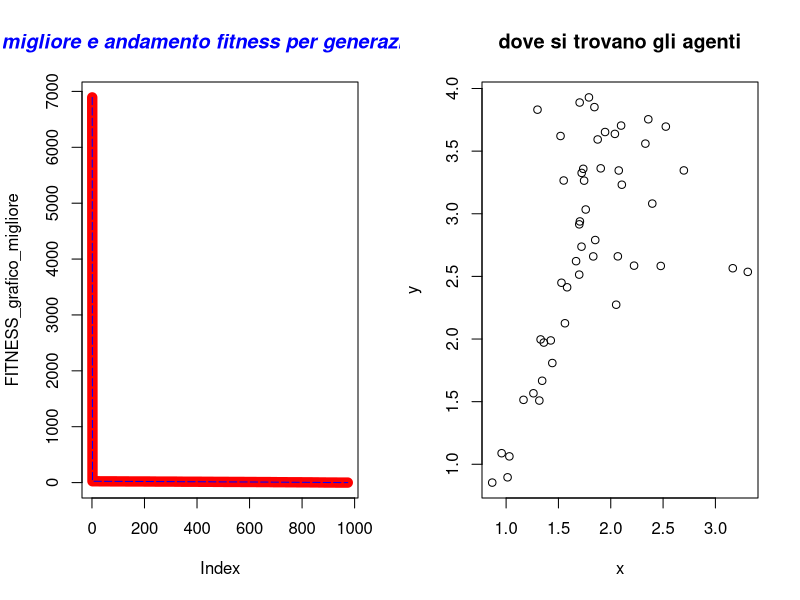

Recreate this plot in R.
#  Author Nicola Bernabè ver 1.0 8/11/2021
# the implemented version of the GA refers to the following Journal: 
#

controllo_intervallo<-function(x,y,ub,lb){
    #message(x," ",y," ",ub," ",lb)
    if(x>ub[1]){
        x<-ub[1]
    }
    if(x<lb[1]){
        x<-lb[1]
    }
    if(y>ub[2]){
        y<-ub[2]
    }
    if(y<lb[2]){
        y<-lb[2]
    }

    return (c(x,y))
}

#prendo 2 individui che saranno i genitori presi casualmente dalla popolazione
aggiornamento_posizione<-function(Sciame,MAX_DIMENSION_Sciame,particelle_1_2_indici,gamma_parametro,alpha,ub,lb,beta_0,BEST_FITNESS,b_0,MAX_UNKNOWNS,FUNZIONE_COSTO,min_max){
 
    #Sciame[3,particelle_1_2_indici[1]]<-FUNZIONE_COSTO(Sciame[1,particelle_1_2_indici[1]],Sciame[2,particelle_1_2_indici[1]])
    if(Sciame[3,particelle_1_2_indici[1]]>Sciame[3,particelle_1_2_indici[2]] && min_max==-1){
        x<-(Sciame[1,particelle_1_2_indici[2]]-Sciame[1,particelle_1_2_indici[1]])^2
        y<-(Sciame[1,particelle_1_2_indici[2]]-Sciame[2,particelle_1_2_indici[1]])^2
        r<-x+y#non faccio la radice perchè dopo devo fare un quadrato e quindi è inutile calcolare
        #beta_0<-1
        beta<-(beta_0-b_0)*exp(-gamma_parametro*r)+b_0
        #stemps<-alpha*(runif(1, 0,MAX_DIMENSION_Sciame,)-0.5)#*scale
        stemps_x<-alpha*(runif(1, 0,MAX_UNKNOWNS)-0.5)
        stemps_y<-alpha*(runif(1, 0,MAX_UNKNOWNS)-0.5)
        Sciame[1,particelle_1_2_indici[1]]<-(1-beta)*Sciame[1,particelle_1_2_indici[1]]+beta*Sciame[1,particelle_1_2_indici[2]]+stemps_x
        Sciame[2,particelle_1_2_indici[1]]<-(1-beta)*Sciame[2,particelle_1_2_indici[1]]+beta*Sciame[2,particelle_1_2_indici[2]]+stemps_y
        #message("prima beta ",beta," steps ",stemps," "," alpha ",alpha," ",Sciame[1,particelle_1_2_indici[1]]," ",Sciame[2,particelle_1_2_indici[1]]," ",Sciame[3,particelle_1_2_indici[1]])
        x1y1<-controllo_intervallo(Sciame[1,particelle_1_2_indici[1]],Sciame[2,particelle_1_2_indici[1]],ub,lb)
        Sciame[1,particelle_1_2_indici[1]]<-x1y1[1]
        Sciame[2,particelle_1_2_indici[1]]<-x1y1[2]
        Sciame[3,particelle_1_2_indici[1]]<-FUNZIONE_COSTO(x1y1[1],x1y1[2])
        #message("dopo beta ",beta," steps ",stemps," "," alpha ",alpha," ",Sciame[1,particelle_1_2_indici[1]]," ",Sciame[2,particelle_1_2_indici[1]]," ",Sciame[3,particelle_1_2_indici[1]])
    }else if(Sciame[3,particelle_1_2_indici[1]]<Sciame[3,particelle_1_2_indici[2]] && min_max==1){
        x<-(Sciame[1,particelle_1_2_indici[2]]-Sciame[1,particelle_1_2_indici[1]])^2
        y<-(Sciame[1,particelle_1_2_indici[2]]-Sciame[2,particelle_1_2_indici[1]])^2
        r<-x+y#non faccio la radice perchè dopo devo fare un quadrato e quindi è inutile calcolare
        #beta_0<-1
        beta<-(beta_0-b_0)*exp(-gamma_parametro*r)+b_0
        #stemps<-alpha*(runif(1, 0,MAX_DIMENSION_Sciame,)-0.5)#*scale
        stemps_x<-alpha*(runif(1, 0,MAX_UNKNOWNS)-0.5)
        stemps_y<-alpha*(runif(1, 0,MAX_UNKNOWNS)-0.5)
        Sciame[1,particelle_1_2_indici[1]]<-(1-beta)*Sciame[1,particelle_1_2_indici[1]]+beta*Sciame[1,particelle_1_2_indici[2]]+stemps_x
        Sciame[2,particelle_1_2_indici[1]]<-(1-beta)*Sciame[2,particelle_1_2_indici[1]]+beta*Sciame[2,particelle_1_2_indici[2]]+stemps_y
        #message("prima beta ",beta," steps ",stemps," "," alpha ",alpha," ",Sciame[1,particelle_1_2_indici[1]]," ",Sciame[2,particelle_1_2_indici[1]]," ",Sciame[3,particelle_1_2_indici[1]])
        x1y1<-controllo_intervallo(Sciame[1,particelle_1_2_indici[1]],Sciame[2,particelle_1_2_indici[1]],ub,lb)
        Sciame[1,particelle_1_2_indici[1]]<-x1y1[1]
        Sciame[2,particelle_1_2_indici[1]]<-x1y1[2]
        Sciame[3,particelle_1_2_indici[1]]<-FUNZIONE_COSTO(x1y1[1],x1y1[2])
    }
    
    
    


    
    
    #print(rand)
    return(Sciame)
}

#aggiorni migliore fitness
aggiorna_fitness<-function(BEST_FITNESS,Migliore_fitness_generazione){
            BEST_FITNESS[1]<-Migliore_fitness_generazione[1]
            BEST_FITNESS[2]<-Migliore_fitness_generazione[2]
            BEST_FITNESS[3]<-Migliore_fitness_generazione[3]
            #BEST_FITNESS[4]<-Migliore_fitness_generazione[4]
    return(BEST_FITNESS)


}

#scorro su tutti gli individui e cerco il fitneess migliore
controllo_migliore_fitness<-function(Sciame,min_max){
    BEST_FITNESS<-c(Sciame[1,1],Sciame[2,1],Sciame[3,1])
    for(i in 2:dim(Sciame)[2]) {
        #message("controllo best ",BEST_FITNESS[3]," ",Sciame[7,i])


        if(BEST_FITNESS[3]>Sciame[3,i] && min_max==-1){#ricordo che la riga 8 è fitness corrente
            BEST_FITNESS[1]<-Sciame[1,i]#x 
            BEST_FITNESS[2]<-Sciame[2,i]#y 
            BEST_FITNESS[3]<-Sciame[3,i]#fitess corrente

        }else if(BEST_FITNESS[3]<Sciame[3,i]  && min_max==1){
            BEST_FITNESS[1]<-Sciame[1,i]#x corrente
            BEST_FITNESS[2]<-Sciame[2,i]#y corrente
            BEST_FITNESS[3]<-Sciame[3,i]#fitess corrente
        }







       


    }
    return(c(BEST_FITNESS[1],BEST_FITNESS[2],BEST_FITNESS[3]))
}
#inizializzo la matrice
inizializzazione<-function(ub, lb,MAX_UNKNOWNS,MAX_DIMENSION_Sciame,FUNZIONE_COSTO){
    Sciame<-matrix(1:1,nrow <- (MAX_UNKNOWNS)+1, ncol <- MAX_DIMENSION_Sciame)#oltre alla x e y ci aggiungo le 2 velocità, poi anche le x e y migliori della particella anche la fitness migliore della particella e quella corrente
    numero_casuale_x<-1
    numero_casuale_y <-1
    for(i in 1:dim(Sciame)[2]) {
        Sciame[1,i] <-runif(1, lb[1],ub[1] )#x
        Sciame[2,i] <-runif(1, lb[1],ub[1] )#y
        Sciame[3,i] <-FUNZIONE_COSTO(Sciame[1,i],Sciame[2,i])#fitness
        #Sciame[4,i] <-runif(1, 0,1 )#intensità luce
    }

    return (Sciame)
}
aggiorno_file_individui<-function(Sciame,MAX_DIMENSION_Sciame,generazione){
                individuo<-c()
                x<-c()
                y<-c()
                fitness<-c()
                for(i in 1:MAX_DIMENSION_Sciame) {
                    x<-c(x,Sciame[1,i])
                    y<-c(y,Sciame[2,i])
                    fitness<-c(fitness,Sciame[3,i])
                    
                    }
            df<-data.frame(x,y,fitness)
            #nome_file<-"generazione"+generazione+".cvs"
            nome_file = paste("FA generazione ",generazione,".txt",sep="")
            #write.csv(df, file=nome_file,sep=";",row.names=FALSE)
            write.table(df, file= nome_file,sep=";",row.names=FALSE)
            }

mainFA<-function(ub,lb,MAX_UNKNOWNS,MAX_DIMENSION_Sciame,Generazioni,STAZIONARIETA,min_max,stampo_generazione,precisione,gamma_parametro,theta,alpha,max_alpha,alpha_min,alpha_decrescente,beta_0,b_0,FUNZIONE_COSTO){
   

    Sciame<-inizializzazione(ub, lb,MAX_UNKNOWNS,MAX_DIMENSION_Sciame,FUNZIONE_COSTO)#inizializzo la popolazione
    BEST_FITNESS<-controllo_migliore_fitness(Sciame,min_max)
    FITNESS_grafico_migliore<-c()
    FITNESS_grafico_migliore_generazione<-c()
    #iterazioni calcolo per trovare il minimo
    indice_stazionarieta<-0#aumenta ad ogni generazione
    n_generazioni<-0
    for(i in 1:Generazioni){
        n_generazioni<-i
        if(alpha_decrescente==1){
            alpha<-alpha*theta
        }
        
        
        for(j_iterazioni_particelle1 in 1:MAX_DIMENSION_Sciame){#muovo tutte le particelle una volta
         for(j_interazioni_particelle2 in 1:MAX_DIMENSION_Sciame){
             particelle_1_2_indici<-c(j_iterazioni_particelle1,j_interazioni_particelle2)
             Sciame<-aggiornamento_posizione(Sciame,MAX_DIMENSION_Sciame,particelle_1_2_indici,gamma_parametro,alpha,ub,lb,beta_0,BEST_FITNESS,b_0,MAX_UNKNOWNS,FUNZIONE_COSTO,min_max)
         }
        }
        if(alpha<alpha_min && alpha_decrescente==1){
            alpha<-max_alpha
        }
        Migliore_fitness_generazione<-controllo_migliore_fitness(Sciame,min_max)
        #message(Migliore_fitness_generazione," alpha ",alpha)
        if(Migliore_fitness_generazione[3]<BEST_FITNESS[3]  && min_max==-1){#minimizzo
            BEST_FITNESS<-aggiorna_fitness(BEST_FITNESS,Migliore_fitness_generazione)
            indice_stazionarieta=0#ritorno a 0 la stazionarietà
            message("migliore soluzione-> x ",BEST_FITNESS[1]," y ",BEST_FITNESS[2]," fitness ",BEST_FITNESS[3])
        }else if(Migliore_fitness_generazione[3]>BEST_FITNESS[3]  && min_max==1){#minimizzo
            BEST_FITNESS<-aggiorna_fitness(BEST_FITNESS,Migliore_fitness_generazione)
            indice_stazionarieta=0#ritorno a 0 la stazionarietà
            message("migliore soluzione-> x ",BEST_FITNESS[1]," y ",BEST_FITNESS[2]," fitness ",BEST_FITNESS[3])
        }
        FITNESS_grafico_migliore<-c(FITNESS_grafico_migliore,BEST_FITNESS[3])
        FITNESS_grafico_migliore_generazione<-c(FITNESS_grafico_migliore_generazione,Migliore_fitness_generazione[3])

        if(indice_stazionarieta>=STAZIONARIETA){
            message("troppo stazionaria ","generazione-> ",i," stazionario->",indice_stazionarieta)
            aggiorno_file_individui(Sciame,MAX_DIMENSION_Sciame,i)
            break
        }else{
            indice_stazionarieta=indice_stazionarieta+1
        }
        if((i%%stampo_generazione)==0){#stampo così so che sta facendo qualcosa
            message("generazione-> ",i," stazionario->",indice_stazionarieta)
            aggiorno_file_individui(Sciame,MAX_DIMENSION_Sciame,i)
        }
        if(BEST_FITNESS[3]<precisione && min_max==-1){
            message("finito algoritmo FA, sono riuscito ad avere una soluzione molto buona ed è ",BEST_FITNESS[3]," alla generazione-> ",i)
            aggiorno_file_individui(Sciame,MAX_DIMENSION_Sciame,i)
            break
        }else if(BEST_FITNESS[3]>precisione && min_max==1){
            message("finito algoritmo FA, sono riuscito ad avere una soluzione molto buona ed è ",BEST_FITNESS[3]," alla generazione-> ",i)
            aggiorno_file_individui(Sciame,MAX_DIMENSION_Sciame,i)
            break
        }
    }
    windows()
    par(mfrow=c(1,2))
    plot(FITNESS_grafico_migliore, type="l", col="red",lwd=10)
    lines(FITNESS_grafico_migliore_generazione, type="l", col="blue",lty=5)
    title(main="migliore e andamento fitness per generazione", col.main="blue", font.main="4")
    
    x_particelle<-c()
    y_particelle<-c()
    for(x_y in 1:MAX_DIMENSION_Sciame){
        x_particelle<-c(x_particelle,Sciame[1,x_y])
        y_particelle<-c(y_particelle,Sciame[2,x_y])
    }

    plot(x_particelle, y_particelle, xlab="x",ylab="y", main="dove si trovano gli agenti") 
    #print(Sciame)
    
    #print(FUNZIONE_COSTO(512,404.2319))
    #print(FUNZIONE_COSTO(526.891824703338,-600))
    BEST_FITNESS<-list(BEST_FITNESS,"BAT",n_generazioni)
    return (BEST_FITNESS)

}





#riesco a trovare la soluzione con questi intervalli 
#miliardo
#ub<-c(1000000000,1000000000)  # upper bound of the unknowns
#lb<-c(-1000000000,-1000000000)  #lower bound of the unknowns

#milione
#ub<-c(1000000,1000000)  # upper bound of the unknowns
#lb<-c(-1000000,-1000000)  #lower bound of the unknowns

#ub<-c(10000,10000)  # upper bound of the unknowns
#lb<-c(-10000,-10000)  #lower bound of the unknowns

ub<-c(100,100)  # upper bound of the unknowns
lb<-c(-100,-100)  #lower bound of the unknowns

#ub<-c(512,512)  
#lb<-c(-512,-512)
MAX_UNKNOWNS<-2  #numero variabili
MAX_DIMENSION_Sciame<-50#dimensione popolazione
Generazioni<-500000
STAZIONARIETA<-5000
min_max<--1#-1 minimizzo,1 massimizzo
percentuale_generazione_stampo<-10  #ogni 10% delle generazioni fatte stampo su file tutti gli individui
stampo_generazione<-Generazioni/percentuale_generazione_stampo
#massimizzo
#precisione<-11.999999#Parabolic Function
#precisione<-79.999#rastrigin function 
#precisione<-414.23847913128#Parabolic Function

#minimizzo
precisione<-0.001#
#precisione<--0.999999#Easom function
#precisione<-0.2925789999#Schaffer function N. 4 f(0,+-1.25313)=0.292579
#precisione<--0.999999#per funzioni con minimo negativo
#precisione<--959.6406#Eggholder function   f(512,404.2319)=-959.6407   i domini x e y   ub<-c(512,512)  lb<-c(-512,-512)

gamma_parametro<-1#(da 0.01 a 100 o 1/sqrt(ub[1]) anche 1 va bene)
theta<-0.95#da 0.95 a 0.97  Randomness reduction factor theta=10^(-5/tMax) 
max_alpha<-1
alpha_decrescente<-1#0 costante,1 decrescente
alpha<-0.2#si potrebbe anche fare costante 0.2 ho visto che funziona bene lo stesso
alpha_min<-0.05
beta_0<-1
b_0<-1#numero positivo intero che determina l' attattività con r=0 in genere va bene 1



FUNZIONE_COSTO<-function(x,y){
    z<-(100*(y-(x)^2)^2)+(1-x)^2#FUNZIONE_COSTO banana  f(1,1)=0
    #z<-((1-x)^2)+100*((y-x^2))^2#Rosenbrock function constrained with a cubic and a line  sol f(1,1)=0
    #z<-(1.5-x+x*y)^2+(2.25-x+x*y^2)^2+(2.625-x+x*y^3)^2#Beale function f(3,0.5)=0
    #z<-0.26*(x^2+y^2)-0.48*x*y#Matyas function f(0,0)=0
    #z<-(sin(3*pi*x))^2+(x-1)^2*(1+sin(3*pi*y))+(y-1)^2*(1+(sin(2*pi*y))^2)#Lévi function N.13  f(1,1)=0
    #z<-0.5+((sin(x^2-y^2))^2-0.5)/(1+0.001*(x^2+y^2))^2#Schaffer function N. 2  f(0,0)=0
    #z<-2*x^2-1.05*x^4+(x^6/6)+x*y+y^2#THREE-HUMP CAMEL FUNCTION xi  [-5, 5]  f(0,0)=0
    #z<-100*sqrt(abs(y-0.01*x^2))+0.01*abs(x+10)#Bukin function N.6 f(-10,1)=0
    #z<--20*exp(-0.2*sqrt((1/2)*(x*x+y*y)))-exp(1/2*((cos(2*pi*x)+cos(2*pi*y))))+20+exp(1)#ACKLEY FUNCTION xi  [-32.768, 32.768]  f(0,0)=0


    #z<-0.5+(((cos(sin(abs(x^2-y^2))))^2 - 0.5)/((1 + 0.001*(x^2+y^2))^2))#Schaffer function N. 4 f(0,+-1.25313)=0.292579

    #con minimo negativo
    #z<--cos(x)*cos(y)*exp(-((x-pi)^2+(y-pi)^2))#Easom function f(pi,pi)=-1  mettere precisione -0.999999
    
    #z<--(y+47)*sin(sqrt(abs(x/2+(y+47))))-x*sin(sqrt(abs(x-(y+47))))#Eggholder function   f(512,404.2319)=-959.6407    
    #precisione<--959.6406999
    #ub<-c(512,512)  
    #lb<-c(-512,-512)


    #massimizzare
    #z<-12-(x^2+y^2)/100 #Parabolic Function  f(0,0)=12 non so ma il massimo è 12
    #z<-80-(20+x^2+y^2-10*(cos(2*pi*x)+cos(2*pi*y)))#rastrigin function f(0,0)=80
    #z<-275-((x^4-16*x^2+5*x*0.5)+(y^4-16*y^2+5*y*0.5)+3)#Styblinski Function f(-2.8667,-2.8667)=414.23847913
    return (z)
}
soluzione<-mainFA(ub,lb,MAX_UNKNOWNS,MAX_DIMENSION_Sciame,Generazioni,STAZIONARIETA,min_max,stampo_generazione,precisione,gamma_parametro,theta,alpha,max_alpha,alpha_min,alpha_decrescente,beta_0,b_0,FUNZIONE_COSTO)
#print(soluzione)


algoritmo<-c(soluzione[[2]][1])
x<-c(soluzione[[1]][1])
y<-c(soluzione[[1]][2])
fitness<-c(soluzione[[1]][5])
generazioni_soluzione<-c(soluzione[[3]][1])
df<-data.frame(algoritmo,x,y,fitness,generazioni_soluzione)
write.table(df, file="soluzione FA.txt",sep=";",row.names=FALSE)